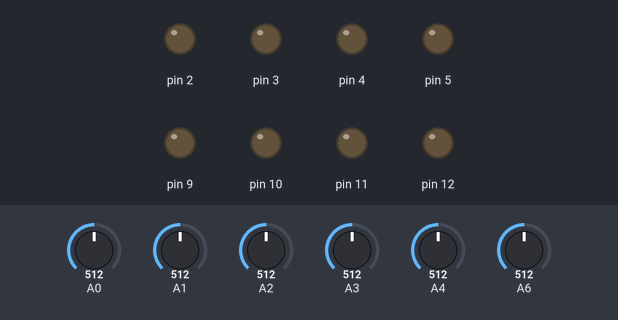
The program below on a simulated Arduino Nano, built with avr-gcc and run on an emulated ATmega328P. Shown: output pins drawn as LEDs (lit = HIGH). The inputs (shaded band) are chosen by the test bench; at power-on: A0 = 512, A2 = 512, A6 = 512, A1 = 512, A3 = 512, A4 = 512.

Above: at 1.2 s.
1.3 s: A0 set to 684
2.8 s: A0 set to 711
At 3.6 s:
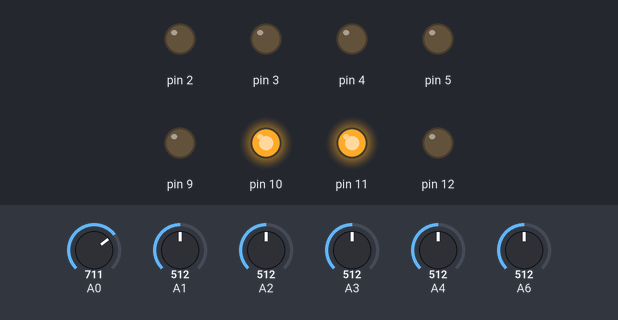
4.3 s: A2 set to 687
5.8 s: A2 set to 717
At 7.0 s:
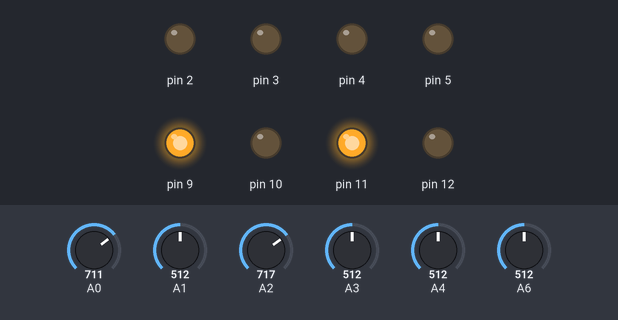
7.3 s: A6 set to 678
8.8 s: A6 set to 708
At 9.3 s:
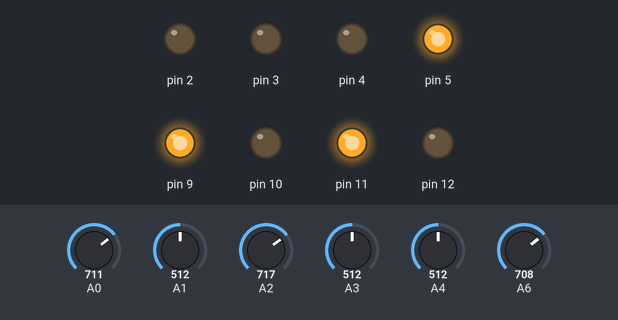
Timing chart, 0 to 11.3 s (numbered marks = the images above; inputs shaded):
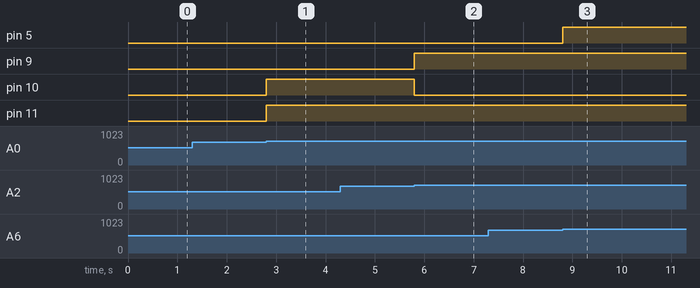

The program:

main.cpp
```cpp
#include <Arduino.h>

#include "Controllers/DriveController.h"
#include "Controllers/BatteryIndicator.h"

DriveController driveController;
BatteryIndicator batteryIndicator;

void setup() {
    Serial.begin(9600);

    driveController.begin();
    batteryIndicator.begin();
}

void loop() {
    unsigned long lastBattery = 0;

    driveController.drive();

    if (millis() - lastBattery > 200) {
        batteryIndicator.show_power();
        lastBattery = millis();
    }
}
```

BatteryIndicator.h
```cpp
#pragma once
#include <Arduino.h>

#include "Drivers/LED.h"
#include "Drivers/VoltageDivider.h"

class BatteryIndicator
{
public:
    BatteryIndicator() : LED_GREEN(2), LED_YELLOW1(3), LED_YELLOW2(4), LED_RED(5), voltageDivider(A6) {}

    void begin()
    {
        LED_GREEN.begin();
        LED_YELLOW1.begin();
        LED_YELLOW2.begin();
        LED_RED.begin();
    }

    void show_power()
    {
        float v = voltageDivider.readVoltage();

        int level = 0;

        if (v >= 8.0f)
            level = 4;
        else if (v >= 7.6f)
            level = 3;
        else if (v >= 7.2f)
            level = 2;
        else if (v >= 6.8f)
            level = 1;

        LED_GREEN.set(level >= 4);
        LED_YELLOW1.set(level >= 3);
        LED_YELLOW2.set(level >= 2);
        LED_RED.set(level >= 1);
    }

private:
    LED LED_GREEN, LED_YELLOW1, LED_YELLOW2, LED_RED;
    VoltageDivider voltageDivider;
};
```

DriveController.h
```cpp
#pragma once
#include <Arduino.h>

#include "Drivers/MX1508.h"
#include "Drivers/TRCT5000.h"

class DriveController
{
public:
    DriveController()
        : R2(A0), R1(A1), M(A2), L1(A3), L2(A4),
          motorR(9, 10), motorL(11, 12) {}

    void begin()
    {
        R2.begin();
        R1.begin();
        M.begin();
        L1.begin();
        L2.begin();

        motorR.begin();
        motorL.begin();
    }

    void drive()
    {
        bool center = M.isLineDetected();
        bool right = R1.isLineDetected() || R2.isLineDetected();
        bool left = L1.isLineDetected() || L2.isLineDetected();

        if (center)
        {
            motorR.forward();
            motorL.forward();
        }
        else if (right)
        {
            motorR.backward();
            motorL.forward();
        }
        else if (left)
        {
            motorR.forward();
            motorL.backward();
        }
        else
        {
            motorR.stop();
            motorL.stop();
        }
    }

private:
    TCRT5000 R2, R1, M, L1, L2;
    MX1508 motorR, motorL;
};
```

Config.h
```cpp
#pragma once
#include <Arduino.h>

namespace Config
{
    namespace Line
    {
        constexpr uint16_t MAX = 1000;
        constexpr uint16_t MIN = 700;
    }

    namespace Battery
    {
        constexpr float MIN_VOLTAGE = 6.0f;
        constexpr float MAX_VOLTAGE = 8.4f;
        constexpr float DIVIDER_RATIO = 2.0f;
        constexpr float ADC_REF = 5.0f;

        constexpr float SCALE = ADC_REF / 1023.0f * DIVIDER_RATIO;
    }
}
```

LED.h
```cpp
#pragma once
#include <Arduino.h>

class LED
{
public:
    explicit LED(uint8_t pin) : _pin(pin) {}

    void begin()
    {
        pinMode(_pin, OUTPUT);
        off();
    }

    void set(bool state)
    {
        digitalWrite(_pin, state ? HIGH : LOW);
    }

    void on()
    {
        digitalWrite(_pin, HIGH);
    }

    void off()
    {
        digitalWrite(_pin, LOW);
    }

private:
    uint8_t _pin;
};
```

MX1508.h
```cpp
#pragma once
#include <Arduino.h>

class MX1508
{
public:
    explicit MX1508(uint8_t pin1, uint8_t pin2) : _pin1(pin1), _pin2(pin2) {}

    void begin()
    {
        pinMode(_pin1, OUTPUT);
        pinMode(_pin2, OUTPUT);
    }

    void forward()
    {
        digitalWrite(_pin1, HIGH);
        digitalWrite(_pin2, LOW);
    }

    void backward()
    {
        digitalWrite(_pin1, LOW);
        digitalWrite(_pin2, HIGH);
    }

    void stop()
    {
        digitalWrite(_pin1, LOW);
        digitalWrite(_pin2, LOW);
    }

private:
    uint8_t _pin1;
    uint8_t _pin2;
};
```

TRCT5000.h
```cpp
#pragma once
#include <Arduino.h>
#include "../Config.h"

class TCRT5000
{
public:
    explicit TCRT5000(uint8_t pin) : _pin(pin) {}

    void begin()
    {
        pinMode(_pin, INPUT);
    }

    bool isLineDetected()
    {
        return analogRead(_pin) > Config::Line::MIN && analogRead(_pin) < Config::Line::MAX;
    }

private:
    uint8_t _pin;
};
```

VoltageDivider.h
```cpp
#pragma once
#include <Arduino.h>
#include "../Config.h"

class VoltageDivider
{
public:
    explicit VoltageDivider(uint8_t pin) : _pin(pin) {}

    void begin()
    {
        pinMode(_pin, INPUT);
    }

    float readVoltage()
    {
        return analogRead(_pin) * Config::Battery::SCALE;
    }

private:
    uint8_t _pin;
};
```

Measured:
- the behaviour switches between 700 and 701 on A0 (found by bisection; images 0 and 1)
- the behaviour switches between 700 and 701 on A2 (found by bisection; images 1 and 2)
- the behaviour switches between 695 and 696 on A6 (found by bisection; images 2 and 3)
- after the input at 1.3 s, every drawn part: stays the same
- after the input at 2.8 s, pin 10, pin 11: LOW → HIGH at once
- after the input at 4.3 s, every drawn part: stays the same
- after the input at 5.8 s, pin 9: LOW → HIGH at once; pin 10: HIGH → LOW at once
- after the input at 7.3 s, every drawn part: stays the same
- after the input at 8.8 s, pin 5: LOW → HIGH at once
